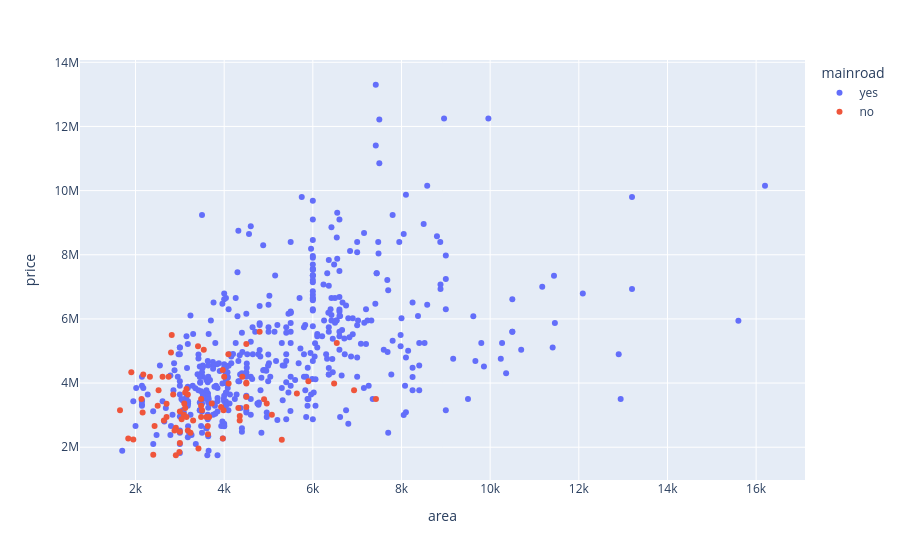
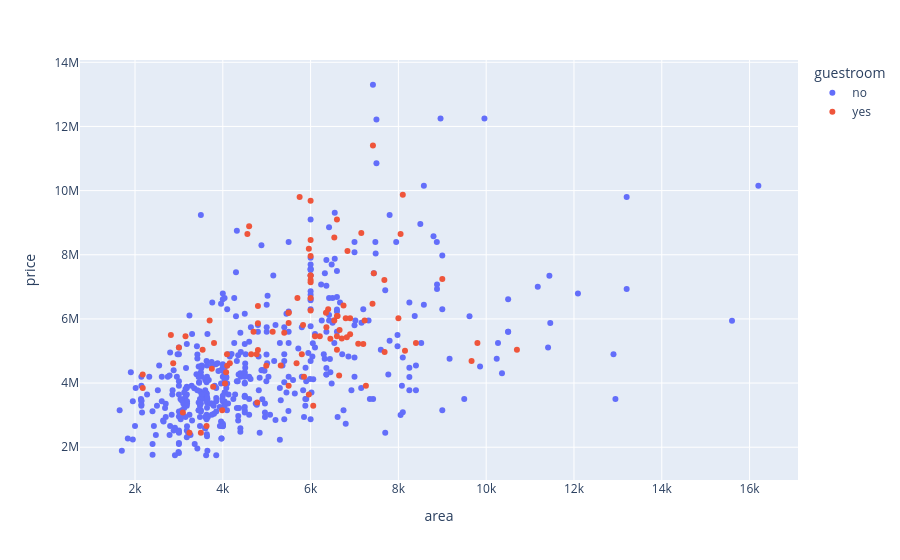
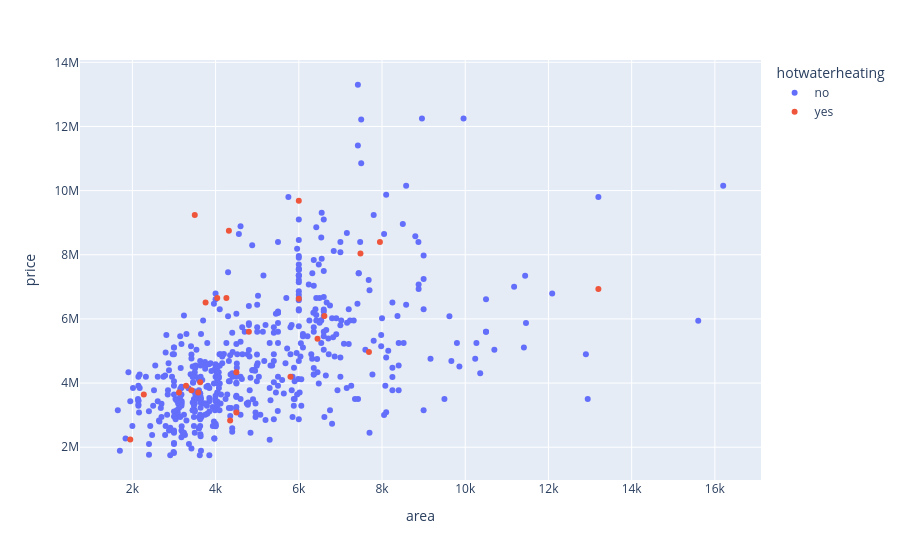
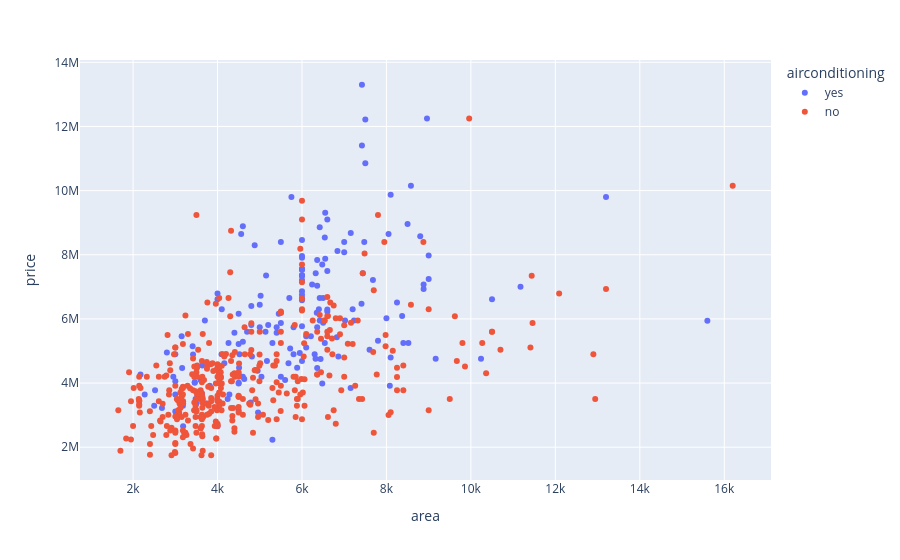

Notebook source saved alongside these figures, in order:
### Code cell
fig2 = py.scatter(df, input_cols[0], label_cols,color='mainroad')
fig3 = py.scatter(df, input_cols[0], label_cols,color='guestroom')
fig4 = py.scatter(df, input_cols[0], label_cols,color='hotwaterheating')
fig5 = py.scatter(df, input_cols[0], label_cols,color='airconditioning')
fig6 = py.scatter(df, input_cols[0], label_cols,color='prefarea')
fig7 = py.scatter(df, input_cols[0], label_cols,color='furnishingstatus')

# fig1.show()
fig2.show()
fig3.show()
fig4.show()
fig5.show()
fig6.show()
fig7.show()

### Figure 1 — Plotly figure (JSON) as saved in the notebook; plotly's stock layout.template omitted (floating-point values rounded to 4 significant figures; data arrays with more than 128 entries replaced by an {"elided": "..."} marker saying what was removed)
{"data": [{"hovertemplate": "mainroad=yes<br>area=%{x}<br>price=%{y}<extra></extra>", "legendgroup": "yes", "marker": {"color": "#636efa", "symbol": "circle"}, "mode": "markers", "name": "yes", "orientation": "v", "showlegend": true, "type": "scatter", "x": {"elided": "468 int values"}, "xaxis": "x", "y": {"elided": "468 int values"}, "yaxis": "y"}, {"hovertemplate": "mainroad=no<br>area=%{x}<br>price=%{y}<extra></extra>", "legendgroup": "no", "marker": {"color": "#EF553B", "symbol": "circle"}, "mode": "markers", "name": "no", "orientation": "v", "showlegend": true, "type": "scatter", "x": [4800, 2817, 6540, 4500, 3410, 3540, 2800, 4095, 3968, 1905, 2175, 2610, 2747, 4410, 4000, 2325, 5900, 4500, 4100, 6480, 4500, 3150, 2520, 6930, 3120, 5640, 3180, 2850, 4500, 2135, 7424, 3480, 4900, 4960, 3720, 3100, 2700, 2500, 3480, 4500, 3930, 4320, 3120, 3986, 3500, 1650, 3000, 2160, 3090, 5076, 4352, 3600, 3660, 3480, 2700, 3150, 3040, 3300, 4350, 2640, 3630, 2430, 2910, 2880, 3180, 3000, 3240, 3635, 1836, 3970, 1950, 5300, 3000, 3420, 2990, 2400, 2910], "xaxis": "x", "y": [5600000, 5495000, 5250000, 5215000, 5145000, 5040000, 4956000, 4900000, 4410000, 4340000, 4270000, 4200000, 4200000, 4200000, 4200000, 4200000, 4060000, 4007500, 3990000, 3990000, 3990000, 3815000, 3773000, 3773000, 3703000, 3675000, 3640000, 3640000, 3570000, 3500000, 3500000, 3500000, 3493000, 3360000, 3360000, 3360000, 3353000, 3290000, 3290000, 3255000, 3255000, 3220000, 3220000, 3150000, 3150000, 3150000, 3115000, 3080000, 3010000, 3010000, 2975000, 2940000, 2940000, 2940000, 2940000, 2940000, 2870000, 2835000, 2835000, 2835000, 2660000, 2660000, 2604000, 2520000, 2520000, 2485000, 2450000, 2408000, 2275000, 2275000, 2240000, 2233000, 2135000, 1960000, 1855000, 1767150, 1750000], "yaxis": "y"}], "layout": {"legend": {"title": {"text": "mainroad"}, "tracegroupgap": 0}, "margin": {"t": 60}, "xaxis": {"anchor": "y", "domain": [0, 1], "title": {"text": "area"}}, "yaxis": {"anchor": "x", "domain": [0, 1], "title": {"text": "price"}}}}

### Figure 2 — Plotly figure (JSON) as saved in the notebook; plotly's stock layout.template omitted (floating-point values rounded to 4 significant figures; data arrays with more than 128 entries replaced by an {"elided": "..."} marker saying what was removed)
{"data": [{"hovertemplate": "guestroom=no<br>area=%{x}<br>price=%{y}<extra></extra>", "legendgroup": "no", "marker": {"color": "#636efa", "symbol": "circle"}, "mode": "markers", "name": "no", "orientation": "v", "showlegend": true, "type": "scatter", "x": {"elided": "448 int values"}, "xaxis": "x", "y": {"elided": "448 int values"}, "yaxis": "y"}, {"hovertemplate": "guestroom=yes<br>area=%{x}<br>price=%{y}<extra></extra>", "legendgroup": "yes", "marker": {"color": "#EF553B", "symbol": "circle"}, "mode": "markers", "name": "yes", "orientation": "v", "showlegend": true, "type": "scatter", "x": [7420, 8100, 5750, 6000, 6600, 4600, 7155, 8050, 4560, 6540, 6000, 5960, 6840, 6000, 7440, 6000, 6000, 9000, 7680, 6000, 6000, 5700, 6000, 7410, 6750, 4800, 6400, 6000, 5500, 6350, 5500, 6615, 6600, 6800, 8000, 6900, 3700, 6540, 7231, 5500, 4800, 5828, 6360, 6660, 4700, 5136, 5400, 6900, 2817, 3150, 6210, 6100, 6600, 6825, 6710, 6450, 8400, 3800, 9800, 7085, 7200, 3000, 3540, 10700, 6600, 4800, 8150, 7686, 4095, 4770, 5800, 4646, 9667, 4160, 5680, 2870, 5320, 4100, 4990, 3750, 4075, 2175, 6650, 5850, 4050, 7260, 5500, 3780, 2176, 5960, 4785, 6060, 3986, 3090, 3630, 3240, 3500], "xaxis": "x", "y": [11410000, 9870000, 9800000, 9681000, 9100000, 8890000, 8680000, 8645000, 8645000, 8540000, 8463000, 8190000, 8120000, 7962500, 7420000, 7350000, 7350000, 7245000, 7210000, 7210000, 7140000, 6650000, 6650000, 6475000, 6419000, 6405000, 6300000, 6265000, 6195000, 6195000, 6195000, 6090000, 6090000, 6020000, 6020000, 6020000, 5950000, 5950000, 5950000, 5873000, 5866000, 5810000, 5740000, 5652500, 5600000, 5600000, 5565000, 5523000, 5495000, 5460000, 5460000, 5460000, 5460000, 5425000, 5390000, 5383000, 5250000, 5250000, 5250000, 5229000, 5215000, 5110000, 5040000, 5040000, 5040000, 5033000, 5005000, 4970000, 4900000, 4900000, 4900000, 4900000, 4690000, 4620000, 4620000, 4620000, 4550000, 4543000, 4543000, 4445000, 4340000, 4270000, 4235000, 4200000, 3990000, 3920000, 3920000, 3885000, 3850000, 3640000, 3395000, 3290000, 3150000, 3080000, 2660000, 2450000, 2450000], "yaxis": "y"}], "layout": {"legend": {"title": {"text": "guestroom"}, "tracegroupgap": 0}, "margin": {"t": 60}, "xaxis": {"anchor": "y", "domain": [0, 1], "title": {"text": "area"}}, "yaxis": {"anchor": "x", "domain": [0, 1], "title": {"text": "price"}}}}

### Figure 3 — Plotly figure (JSON) as saved in the notebook; plotly's stock layout.template omitted (floating-point values rounded to 4 significant figures; data arrays with more than 128 entries replaced by an {"elided": "..."} marker saying what was removed)
{"data": [{"hovertemplate": "hotwaterheating=no<br>area=%{x}<br>price=%{y}<extra></extra>", "legendgroup": "no", "marker": {"color": "#636efa", "symbol": "circle"}, "mode": "markers", "name": "no", "orientation": "v", "showlegend": true, "type": "scatter", "x": {"elided": "520 int values"}, "xaxis": "x", "y": {"elided": "520 int values"}, "yaxis": "y"}, {"hovertemplate": "hotwaterheating=yes<br>area=%{x}<br>price=%{y}<extra></extra>", "legendgroup": "yes", "marker": {"color": "#EF553B", "symbol": "circle"}, "mode": "markers", "name": "yes", "orientation": "v", "showlegend": true, "type": "scatter", "x": [6000, 3500, 4320, 7950, 7482, 13200, 4040, 4260, 6000, 3760, 6615, 4800, 6450, 7686, 4500, 5800, 3630, 3290, 3420, 3584, 3120, 2275, 4500, 4350, 1950], "xaxis": "x", "y": [9681000, 9240000, 8750000, 8400000, 8043000, 6930000, 6650000, 6650000, 6629000, 6510000, 6090000, 5600000, 5383000, 4970000, 4340000, 4200000, 4025000, 3920000, 3780000, 3710000, 3703000, 3640000, 3080000, 2835000, 2240000], "yaxis": "y"}], "layout": {"legend": {"title": {"text": "hotwaterheating"}, "tracegroupgap": 0}, "margin": {"t": 60}, "xaxis": {"anchor": "y", "domain": [0, 1], "title": {"text": "area"}}, "yaxis": {"anchor": "x", "domain": [0, 1], "title": {"text": "price"}}}}

### Figure 4 — Plotly figure (JSON) as saved in the notebook; plotly's stock layout.template omitted (floating-point values rounded to 4 significant figures; data arrays with more than 128 entries replaced by an {"elided": "..."} marker saying what was removed)
{"data": [{"hovertemplate": "airconditioning=yes<br>area=%{x}<br>price=%{y}<extra></extra>", "legendgroup": "yes", "marker": {"color": "#636efa", "symbol": "circle"}, "mode": "markers", "name": "yes", "orientation": "v", "showlegend": true, "type": "scatter", "x": {"elided": "172 int values"}, "xaxis": "x", "y": {"elided": "172 int values"}, "yaxis": "y"}, {"hovertemplate": "airconditioning=no<br>area=%{x}<br>price=%{y}<extra></extra>", "legendgroup": "no", "marker": {"color": "#EF553B", "symbol": "circle"}, "mode": "markers", "name": "no", "orientation": "v", "showlegend": true, "type": "scatter", "x": {"elided": "373 int values"}, "xaxis": "x", "y": {"elided": "373 int values"}, "yaxis": "y"}], "layout": {"legend": {"title": {"text": "airconditioning"}, "tracegroupgap": 0}, "margin": {"t": 60}, "xaxis": {"anchor": "y", "domain": [0, 1], "title": {"text": "area"}}, "yaxis": {"anchor": "x", "domain": [0, 1], "title": {"text": "price"}}}}
